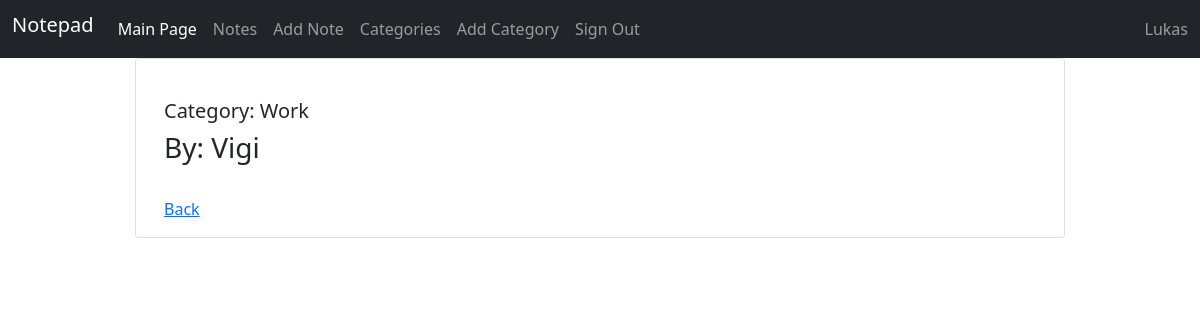
Page /category/1 (signed in) on the committed database.
### application/models.py (models this page shows, shortened)
class User(AbstractUser):
    image = models.ImageField(null=True, blank=True)

class Category(models.Model):
    note_category = models.CharField(max_length=20, null=True, blank=True)
    author = models.ForeignKey(User, on_delete=models.CASCADE, null=True, blank=True)

### application/views.py (the view)
# urls.py: path('category/<int:pk>', CategoryDetailView.as_view(), name='category_detail_view'),
class CategoryDetailView(DetailView):
    model = Category
    template_name = 'category_detail_view.html'
    @method_decorator(login_required)
    def dispatch(self, *args, **kwargs):
        return super(CategoryDetailView, self).dispatch(*args, **kwargs)

### templates/category_detail_view.html (shortened to what this page needs)
{% extends "base.html" %}
{% block content%}
<div class="card container col-md-10 col-md-offset-1">
    <div class="card-body">
        <br>
            <h5 class="card-title text-capitalize">Category: {{category.note_category}}</h5>
            <h3 class="card-title text-capitalize">By: {{category.author}}</h3>
        <br>
            <a href="{% url 'category_list_view' %}">Back</a>
    </div>
</div>
{% endblock content %}

### templates/base.html (shortened to what this page needs)
<!DOCTYPE html>
<html lang="en" class="h-100">
<head>
    <link rel="stylesheet" href="https://cdnjs.cloudflare.com/ajax/libs/font-awesome/5.15.3/css/all.css">
</head>
<body>
<header>
    <nav class="navbar navbar-expand-md navbar-dark bg-dark">
        <div class="container-fluid">
            <h2 class="navbar-brand">Notepad</h2>
            <div class="collapse navbar-collapse" id="navbarCollapse">
                <ul class="navbar-nav me-auto mb-2 mb-md-0">
                    <li class="nav-item">
                        <a class="nav-link active" aria-current="page" href="{% url 'index' %}">Main Page</a>
                    </li>
                    {% if user.is_authenticated %}
                    <li class="nav-item">
                        <a class="nav-link" href="{% url 'note_list_view' %}">Notes</a>
                    </li>
                    <li class="nav-item">
                        <a class="nav-link" href="{% url 'add_note_view' %}">Add Note</a>
                    </li>
                    <li class="nav-item">
                        <a class="nav-link" href="{% url 'category_list_view' %}">Categories</a>
                    </li>
                    <li class="nav-item">
                        <a class="nav-link" href="{% url 'add_category_view' %}">Add Category</a>
                    </li>
                    <li class="nav-item">
                        <a class="nav-link" href="{% url 'logout' %}">Sign Out</a>
                    </li>
                    {% endif %}
                </ul>
                <span class="navbar-text">
                {% if user.is_authenticated %}
                    {{ user.username }}
                {% endif %}
            </span>
            </div>
        </div>
    </nav>
</header>
<main class="flex-shrink-0">
    <div class="container">
        {% block content %}
        {% endblock %}
    </div>
</main>
<link href="https://cdn.jsdelivr.net/npm/bootstrap@5.0.0-beta3/dist/css/bootstrap.min.css" rel="stylesheet"
>
</body>
</html>

### rows in the picture
User: username "Lukas"
Category: note_category "Work", author "Vigi"
